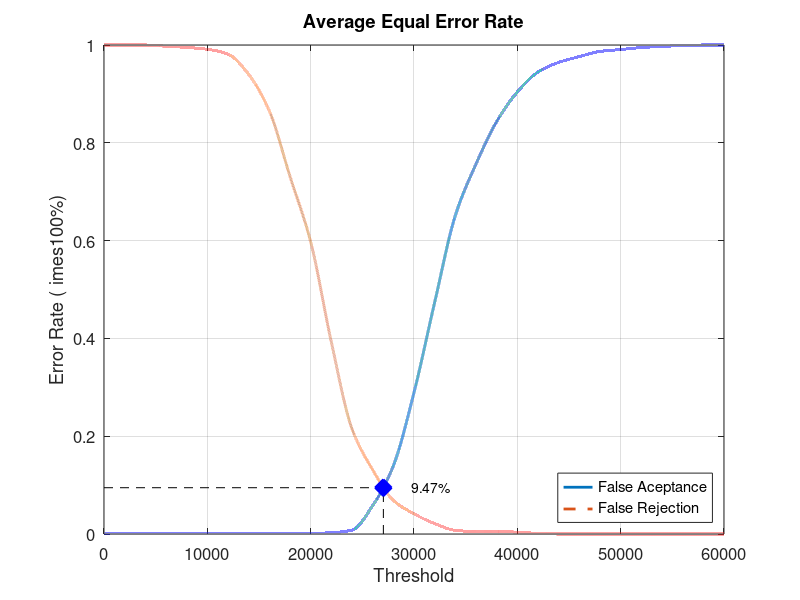
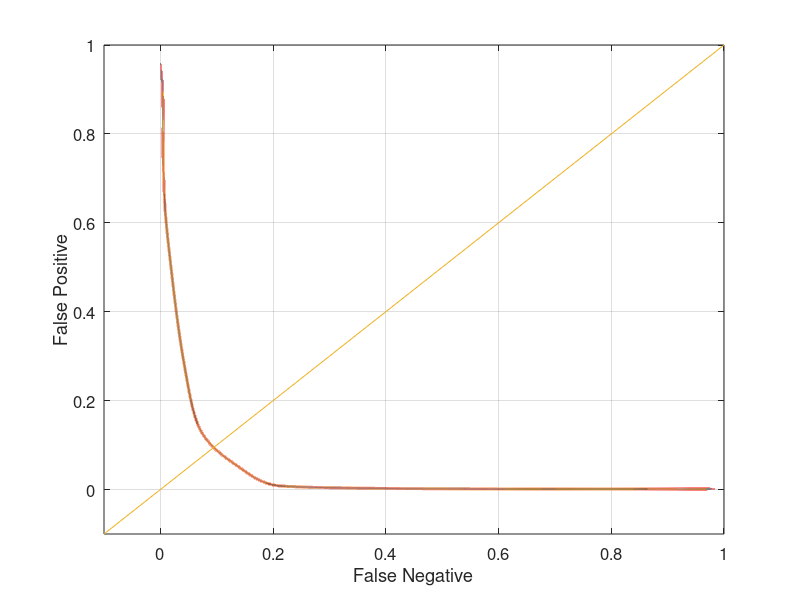

These charts were generated, in order, by the following MATLAB code:
close all;
clear;
clc;
x = 0:2000:60000;
xq = 0:0.5:60000;

y0 = [0 0.00131579 0.00131579 0.00131579 0.00131579 0.00131579 0.00131579 0.00131579 0.00131579 0.00131579 0.00131579 0.00263158 0.00789474 0.0578947 0.139474 0.289474 0.473684 0.651316 0.756579 0.843421 0.903947 0.944737 0.964474 0.976316 0.986842 0.990789 0.994737 0.997368 0.998684 1 1]
yy0 = interp1(x, y0, xq, 'pchip');
y1 = [1 1 1 0.9975 0.995 0.99125 0.98125 0.94 0.865 0.73125 0.5975 0.3925 0.215 0.13125 0.06875 0.04125 0.02125 0.0075 0.005 0.005 0.00375 0.00125 0 0 0 0 0 0 0 0 0]
yy1 = interp1(x, y1, xq, 'pchip');

% Calculating EER: 
y2 = abs(y0 - y1);
find(y2 == min(y2))
yy2 = abs(yy0 - yy1);
xEER = find(yy2 == min(yy2));
xEERIndex = xq(xEER) % X-axis EER
yEER = yy0(xEER) % Y-axis EER

main = figure
plot(xq, yy0,'-','LineWidth', 2);	hold on
plot(xq, yy1,'--','LineWidth', 2);	hold on
plot([xEERIndex xEERIndex], [0 yEER], 'k--');	hold on
plot([0 xEERIndex], [yEER yEER], 'k--');	hold on
plot(xEERIndex, yEER, 'bx', 'LineWidth', 10);	hold on
text(xEERIndex + 10 * xEERIndex / 100, yEER, [num2str(round((10000 * yEER)) / 100) '%'])
legend('False Aceptance', 'False Rejection', 'Location', 'SouthEast')
xlabel('Threshold')
ylabel('Error Rate (	imes100%)')
title('Average Equal Error Rate')
set(gca, 'FontSize', 12)
axis([0 60000 0 1])
grid on

print(main, 'Experiment4AverageMain', '-dpng');
FNRxFPR = figure('Color', [1 1 1]);
plot(yy1, yy0, '-', yy1, yy0, 'LineWidth', 2);
hold on
y = -0.1:0.1:1
plot(y, y); 
set(gca, 'FontSize', 12)
xlabel('False Negative')
ylabel('False Positive')
axis([-0.1 1 -0.1 1])
set(gca, 'FontSize', 12)
grid on

print(FNRxFPR, 'Experiment4AverageFNRxFPR','-dpng');
